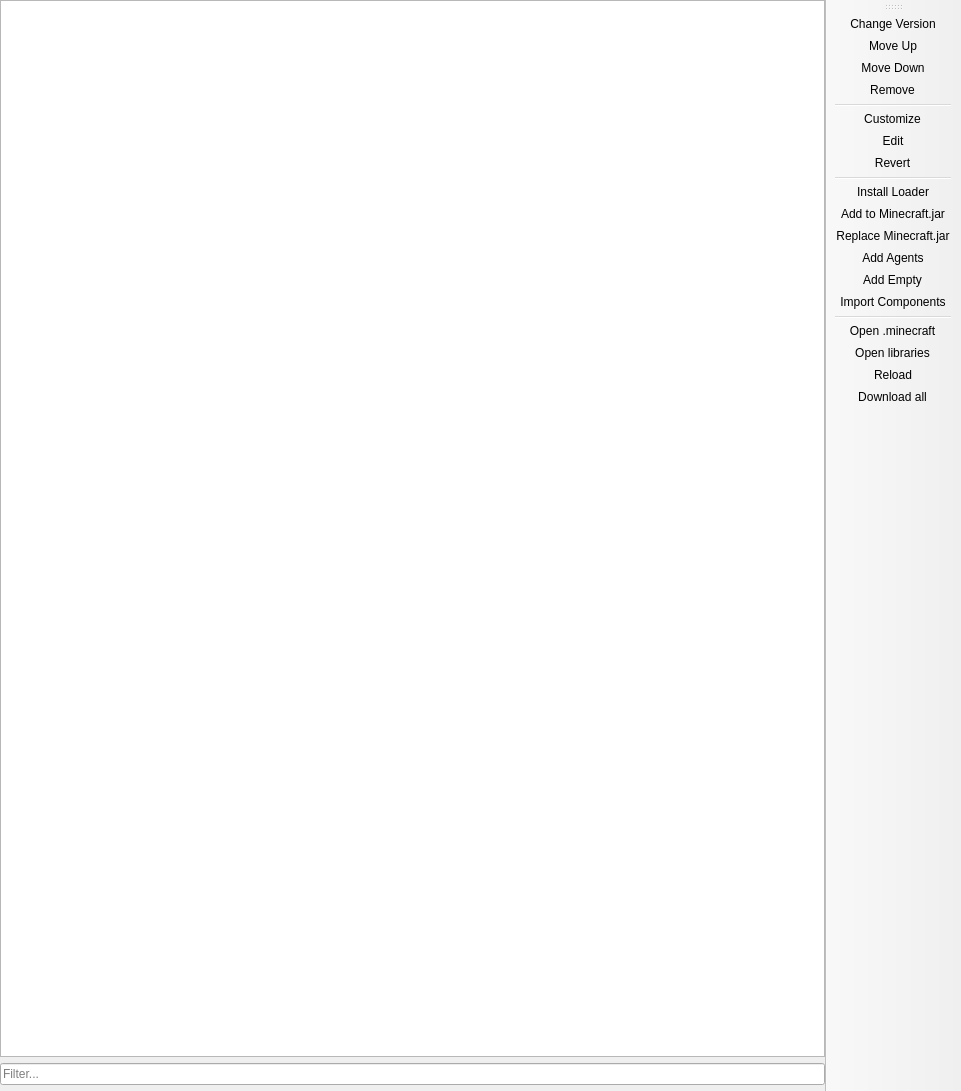
<?xml version="1.0" encoding="UTF-8"?>
<ui version="4.0">
 <class>VersionPage</class>
 <widget class="QMainWindow" name="VersionPage">
  <property name="geometry">
   <rect>
    <x>0</x>
    <y>0</y>
    <width>961</width>
    <height>1091</height>
   </rect>
  </property>
  <widget class="QWidget" name="centralwidget">
   <layout class="QHBoxLayout" name="horizontalLayout">
    <property name="leftMargin">
     <number>0</number>
    </property>
    <property name="topMargin">
     <number>0</number>
    </property>
    <property name="rightMargin">
     <number>0</number>
    </property>
    <property name="bottomMargin">
     <number>0</number>
    </property>
    <item>
     <layout class="QVBoxLayout" name="verticalLayout">
      <item>
       <widget class="ModListView" name="packageView">
        <property name="horizontalScrollBarPolicy">
         <enum>Qt::ScrollBarAlwaysOff</enum>
        </property>
        <property name="sortingEnabled">
         <bool>false</bool>
        </property>
        <property name="headerHidden">
         <bool>false</bool>
        </property>
        <attribute name="headerVisible">
         <bool>true</bool>
        </attribute>
       </widget>
      </item>
      <item>
       <layout class="QGridLayout" name="gridLayout_2">
        <item row="0" column="0">
         <widget class="QLineEdit" name="filterEdit">
          <property name="placeholderText">
           <string>Filter...</string>
          </property>
         </widget>
        </item>
       </layout>
      </item>
      <item>
       <widget class="InfoFrame" name="frame">
        <property name="sizePolicy">
         <sizepolicy hsizetype="Preferred" vsizetype="Minimum">
          <horstretch>0</horstretch>
          <verstretch>0</verstretch>
         </sizepolicy>
        </property>
       </widget>
      </item>
     </layout>
    </item>
   </layout>
  </widget>
  <widget class="WideBar" name="toolBar">
   <property name="windowTitle">
    <string>Actions</string>
   </property>
   <property name="allowedAreas">
    <set>Qt::LeftToolBarArea|Qt::RightToolBarArea</set>
   </property>
   <property name="toolButtonStyle">
    <enum>Qt::ToolButtonTextOnly</enum>
   </property>
   <property name="floatable">
    <bool>false</bool>
   </property>
   <attribute name="toolBarArea">
    <enum>RightToolBarArea</enum>
   </attribute>
   <attribute name="toolBarBreak">
    <bool>false</bool>
   </attribute>
   <addaction name="actionChange_version"/>
   <addaction name="actionMove_up"/>
   <addaction name="actionMove_down"/>
   <addaction name="actionRemove"/>
   <addaction name="separator"/>
   <addaction name="actionCustomize"/>
   <addaction name="actionEdit"/>
   <addaction name="actionRevert"/>
   <addaction name="separator"/>
   <addaction name="actionInstall_Loader"/>
   <addaction name="actionAdd_to_Minecraft_jar"/>
   <addaction name="actionReplace_Minecraft_jar"/>
   <addaction name="actionAdd_Agents"/>
   <addaction name="actionAdd_Empty"/>
   <addaction name="actionImport_Components"/>
   <addaction name="separator"/>
   <addaction name="actionMinecraftFolder"/>
   <addaction name="actionLibrariesFolder"/>
   <addaction name="actionReload"/>
   <addaction name="actionDownload_All"/>
  </widget>
  <action name="actionChange_version">
   <property name="text">
    <string>Change Version</string>
   </property>
   <property name="toolTip">
    <string>Change version of the selected component.</string>
   </property>
  </action>
  <action name="actionMove_up">
   <property name="text">
    <string>Move Up</string>
   </property>
   <property name="toolTip">
    <string>Make the selected component apply sooner.</string>
   </property>
  </action>
  <action name="actionMove_down">
   <property name="text">
    <string>Move Down</string>
   </property>
   <property name="toolTip">
    <string>Make the selected component apply later.</string>
   </property>
  </action>
  <action name="actionRemove">
   <property name="text">
    <string>Remove</string>
   </property>
   <property name="toolTip">
    <string>Remove selected component from the instance.</string>
   </property>
  </action>
  <action name="actionCustomize">
   <property name="text">
    <string>Customize</string>
   </property>
   <property name="toolTip">
    <string>Customize selected component.</string>
   </property>
  </action>
  <action name="actionEdit">
   <property name="text">
    <string>Edit</string>
   </property>
   <property name="toolTip">
    <string>Edit selected component.</string>
   </property>
  </action>
  <action name="actionRevert">
   <property name="text">
    <string>Revert</string>
   </property>
   <property name="toolTip">
    <string>Revert the selected component to default.</string>
   </property>
  </action>
  <action name="actionInstall_Loader">
   <property name="text">
    <string>Install Loader</string>
   </property>
   <property name="toolTip">
    <string>Install a mod loader.</string>
   </property>
  </action>
  <action name="actionAdd_to_Minecraft_jar">
   <property name="text">
    <string>Add to Minecraft.jar</string>
   </property>
   <property name="toolTip">
    <string>Add a mod into the Minecraft jar file.</string>
   </property>
  </action>
  <action name="actionReplace_Minecraft_jar">
   <property name="text">
    <string>Replace Minecraft.jar</string>
   </property>
  </action>
  <action name="actionAdd_Agents">
   <property name="text">
    <string>Add Agents</string>
   </property>
   <property name="toolTip">
    <string>Add Java agents.</string>
   </property>
  </action>
  <action name="actionAdd_Empty">
   <property name="text">
    <string>Add Empty</string>
   </property>
   <property name="toolTip">
    <string>Add an empty custom component.</string>
   </property>
  </action>
  <action name="actionReload">
   <property name="text">
    <string>Reload</string>
   </property>
   <property name="toolTip">
    <string>Reload all components.</string>
   </property>
  </action>
  <action name="actionDownload_All">
   <property name="text">
    <string>Download all</string>
   </property>
   <property name="toolTip">
    <string>Download the files needed to launch the instance now.</string>
   </property>
  </action>
  <action name="actionMinecraftFolder">
   <property name="text">
    <string>Open .minecraft</string>
   </property>
   <property name="toolTip">
    <string>Open the instance's .minecraft folder.</string>
   </property>
  </action>
  <action name="actionLibrariesFolder">
   <property name="text">
    <string>Open libraries</string>
   </property>
   <property name="toolTip">
    <string>Open the instance's local libraries folder.</string>
   </property>
  </action>
  <action name="actionImport_Components">
   <property name="text">
    <string>Import Components</string>
   </property>
   <property name="toolTip">
    <string>Import existing component JSON files.</string>
   </property>
  </action>
 </widget>
 <customwidgets>
  <customwidget>
   <class>ModListView</class>
   <extends>QTreeView</extends>
   <header>ui/widgets/ModListView.h</header>
  </customwidget>
  <customwidget>
   <class>InfoFrame</class>
   <extends>QFrame</extends>
   <header>ui/widgets/InfoFrame.h</header>
   <container>1</container>
  </customwidget>
  <customwidget>
   <class>WideBar</class>
   <extends>QToolBar</extends>
   <header>ui/widgets/WideBar.h</header>
  </customwidget>
 </customwidgets>
 <resources/>
 <connections/>
</ui>
